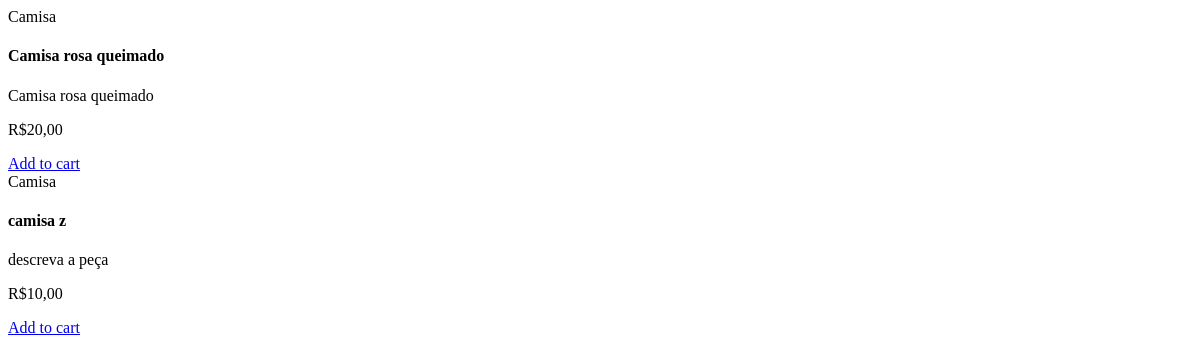
Page /filter/2 on the earlier database version.
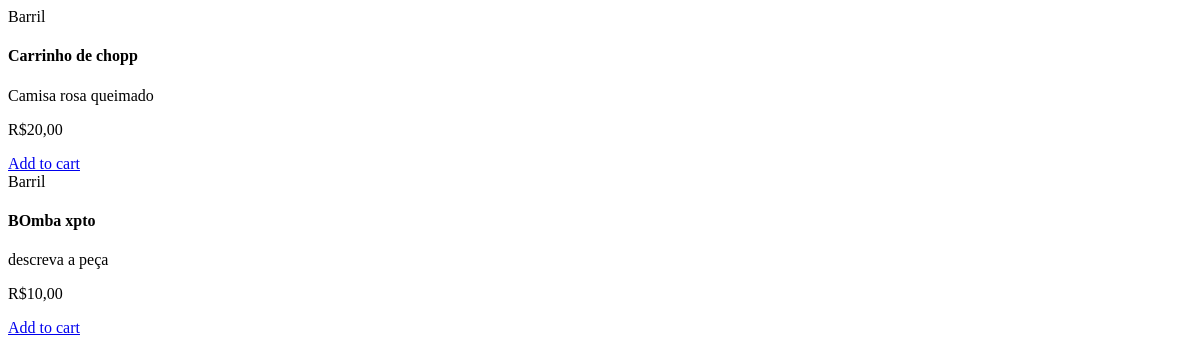
Same page on the later database version.
### produto/models.py (models this page shows, shortened)
class Produto(models.Model):
    categoria = models.ForeignKey(Categoria, on_delete=models.CASCADE)
    nome = models.CharField(max_length=100)
    descricao = models.CharField(max_length=255, default='descreva a peça')
    disponivel = models.BooleanField(default=True)
    destaque = models.BooleanField(default=False)
    promo = models.BooleanField(default=False)
    premium = models.BooleanField(default=False)
    mais_vendido = models.BooleanField(default=False)
    valor = models.DecimalField(max_digits=10, decimal_places=2)  # Usar DecimalField é melhor para preços
    quantidade = models.PositiveIntegerField(blank=True, null=True, default=1)  # Litros devem ser um valor positivo
    imagem = models.ImageField(upload_to='produtos')
    tamanho = models.CharField(max_length=3)

class Categoria(models.Model):
    nome = models.CharField(max_length=50)
    def __str__(self):
        return self.nome

### main/views.py (the view)
# urls.py: path('filter/<int:categoria_id>', filtrar_destaques, name='filter'),
@csrf_exempt
def filtrar_destaques(request, categoria_id):
    produtos_data = Produto.objects.filter(categoria=categoria_id, destaque=True)
    return render(request, 'parciais/destaques.html', {'destaques': produtos_data})

### templates/parciais/destaques.html (shortened to what this page needs)
{% for destaque in destaques %}
    <div class="col-md-6 col-lg-4 col-xl-3">
        <div class="rounded position-relative fruite-item">
            <div class="text-white bg-secondary px-3 py-1 rounded position-absolute" style="top: 10px; left: 10px;">{{destaque.categoria}}</div>
            <div class="p-4 border border-secondary border-top-0 rounded-bottom">
                <h4>{{destaque.nome}}</h4>
                <p>{{destaque.descricao}}</p>
                <div class="d-flex justify-content-between flex-lg-wrap">
                    <p class="text-dark fs-5 fw-bold mb-0">R${{destaque.valor}}</p>
                    <a href="#" class="btn border border-secondary rounded-pill px-3 text-primary"> Add to cart</a>
                </div>
            </div>
        </div>
    </div>
{%endfor%}

Differences in the rows shown:
changed Produto "Camisa rosa queimado": categoria "Camisa" → "Barril"; nome "Camisa rosa queimado" → "Carrinho de chopp"
changed Produto "descreva a peça": categoria "Camisa" → "Barril"; nome "camisa z" → "BOmba xpto"
